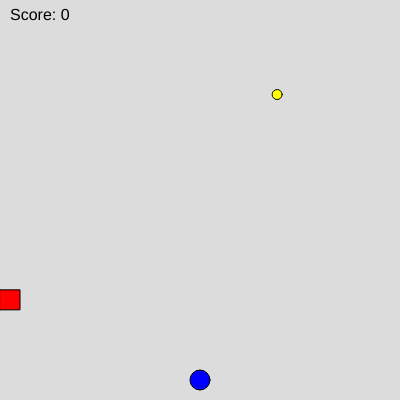
Frame 1 (no input)
Frame 60 (no input): identical to frame 1, image omitted
Frame 120 (the mouse pressed at the canvas centre since frame 60): identical to frame 1, image omitted

The p5.js sketch that drew this single still picture (run headless with seeded random() and noise() and a simulated clock; from frame 60 on, the mouse is pressed at the canvas centre):

// p5.js sketch
// ── sketch.js
// Game variables 
let playerX, playerY;
let coinX, coinY;
let obstacleX, obstacleY;
let score = 0;
let gameOver = false;

function setup() {
  createCanvas(400, 400);
  initializeGame();
}

function initializeGame() {
  // Initialize player position (bottom center)
  playerX = width/2;
  playerY = height - 20;
  
  // Initialize coin position
  newCoin();
  
  // Initialize obstacle position
  obstacleX = 0;
  obstacleY = random(20, height-20);
}

function draw() {
  background(220);
  
  if (gameOver) {
    displayGameOver();
  } else {
    // Draw game elements
    drawPlayer();
    drawCoin();
    drawObstacle();
    
    // Handle movement
    movePlayer();
    moveObstacle();
    
    // Check for collisions
    checkCoinCollection();
    checkCollisions();
    
    // Display game stats
    displayStats();
  }
}

function drawPlayer() {
  fill(0, 0, 255);  // Blue player
  circle(playerX, playerY, 20);
}

function drawCoin() {
  fill(255, 255, 0);  // Yellow coin
  circle(coinX, coinY, 10);
}

function drawObstacle() {
  fill(255, 0, 0);  // Red obstacle
  rect(obstacleX, obstacleY, 20, 20);
}

// Basic left/right movement provided
function movePlayer() {
  if (keyIsDown(LEFT_ARROW)) {
    playerX -= 5;
  }
  if (keyIsDown(RIGHT_ARROW)) {
    playerX += 5;
  }
  
  // TODO: Add up/down movement
  // HINT: Use UP_ARROW and DOWN_ARROW keys
  // Movement should be 5 pixels per frame
  
  // TODO: Add boundary checking
  // HINT: Keep player within canvas bounds
  // Check against 0, width, and height
}

function moveObstacle() {
  // TODO: Move obstacle from left to right
  // HINT: Increase obstacleX by obstacleSpeed
  
  // TODO: Reset obstacle when it goes off screen
  // HINT: Check if obstacleX > width
  // Reset to left side and new random Y position
}

function checkCoinCollection() {
  // TODO: Check if player touches coin
  // HINT: Use dist(playerX, playerY, coinX, coinY)
  // If distance < 15:
  //   - Increase score
  //   - Create new coin
  //   - Increase obstacle speed slightly
}

function checkCollisions() {
  // TODO: Check if player hits obstacle
  // HINT: Similar to coin collection
  // If hit (distance < 20):
  //   - Increase hits
  //   - Check for game over (hits >= 3)
  //   - Reset positions
}

function displayStats() {
  fill(0);
  textSize(16);
  text("Score: " + score, 10, 20);
  // TODO: Add display for hits and speed
}

function displayGameOver() {
  // TODO: Show game over screen
  // HINT: Use textAlign(CENTER, CENTER)
  // Show:
  //   - "Game Over" message
  //   - Final score
  //   - "Press R to Restart"
}

function newCoin() {
  // Generate random position for coin
  coinX = random(20, width-20);
  coinY = random(20, height-20);
}

function resetGame() {
  // TODO: Reset all game variables
  // HINT: Reset score, hits, speed
  // Set gameOver to false
  // Call initializeGame()
}

function keyPressed() {
  // TODO: Check for 'R' key to restart game
  // HINT: Use key === 'r' || key === 'R'
  // Only works when game is over
}

// Helper function you might need
function distance(x1, y1, x2, y2) {
  return dist(x1, y1, x2, y2);
}
